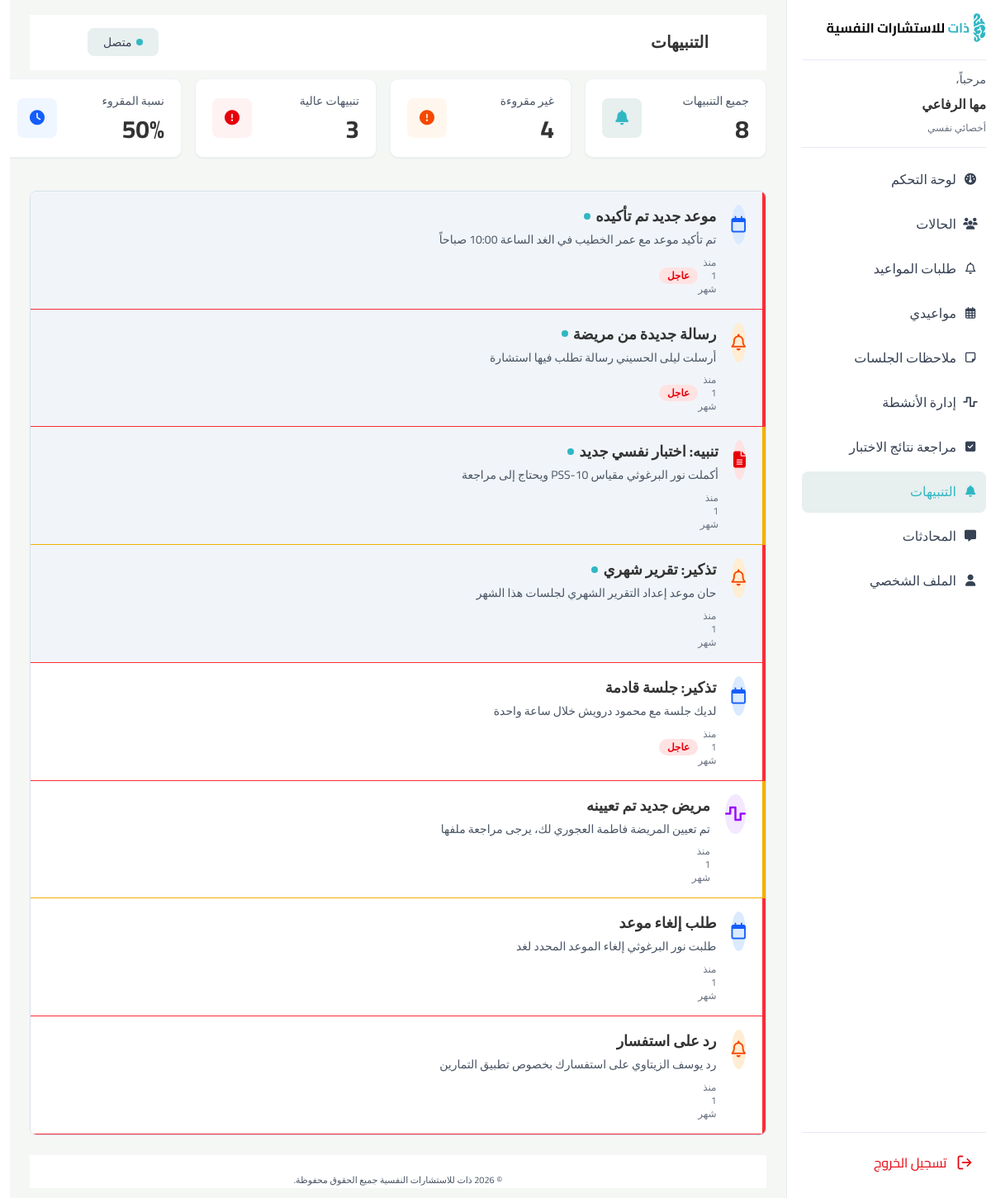
The page /TherapistPHP/therapist/bell-page/index.php (signed in) on the database its author committed.
### tables this page shows
CREATE TABLE `notifications` (
  `notification_id` int(11) NOT NULL,
  `user_id` int(11) DEFAULT NULL,
  `title` varchar(200) NOT NULL,
  `body` text NOT NULL,
  `type` enum('GENERAL','APPOINTMENT_REMINDER','MESSAGE','AD','SESSION_CONFIRMATION','ALERT','ACTIVITY_ASSIGNED','ASSESSMENT_READY','APPOINTMENT','ACTIVITY_REMINDER') NOT NULL DEFAULT 'GENERAL',
  `priority` varchar(10) NOT NULL DEFAULT 'NORMAL' CHECK (`priority` in ('LOW','NORMAL','URGENT')),
  `is_read` tinyint(1) NOT NULL DEFAULT 0,
  `created_at` datetime NOT NULL DEFAULT current_timestamp()
);

### TherapistPHP/therapist/bell-page/index.php (the view, shortened to what this page needs)
<?php
require_once __DIR__ . '/../../connection.php';
$user_id = $_SESSION['user_id'];
$stmt = $conn->prepare("
    SELECT
        COUNT(*)                                           AS total,
        SUM(CASE WHEN is_read = 0 THEN 1 ELSE 0 END)       AS unread,
        SUM(CASE WHEN priority = 'URGENT' THEN 1 ELSE 0 END) AS urgent,
        SUM(CASE WHEN is_read = 1 THEN 1 ELSE 0 END)       AS read_count
    FROM notifications
    WHERE user_id = ?
");
$stmt->bind_param("i", $user_id);
$stmt->execute();
$stats = $stmt->get_result()->fetch_assoc();
$total_n   = (int)($stats['total']      ?? 0);
$unread_n  = (int)($stats['unread']     ?? 0);
$urgent_n  = (int)($stats['urgent']     ?? 0);
$read_n    = (int)($stats['read_count'] ?? 0);
$read_pct  = $total_n > 0 ? round(($read_n / $total_n) * 100) : 0;
$stmt = $conn->prepare("
    SELECT notification_id, title, body, type, priority, is_read, created_at
    FROM notifications
    WHERE user_id = ?
    ORDER BY is_read ASC, created_at DESC
");
$stmt->bind_param("i", $user_id);
$stmt->execute();
$res = $stmt->get_result();
$notifications = [];
while ($row = $res->fetch_assoc()) {
    $notifications[] = $row;
}
$typeMeta = [
    'GENERAL'              => ['class' => 'reminder',     'icon' => 'fa-regular fa-bell'],
    'APPOINTMENT_REMINDER' => ['class' => 'appointment',  'icon' => 'fa-regular fa-calendar'],
    'SESSION_CONFIRMATION' => ['class' => 'appointment',  'icon' => 'fa-regular fa-calendar-check'],
    'ALERT'                => ['class' => 'test-alert',   'icon' => 'fa-solid fa-circle-exclamation'],
    'ACTIVITY_ASSIGNED'    => ['class' => 'new-patient',  'icon' => 'fa-solid fa-wave-square'],
    'ASSESSMENT_READY'     => ['class' => 'test-alert',   'icon' => 'fa-solid fa-file-lines'],
];
function timeAgo($datetime) {
    $now  = new DateTime();
    $past = new DateTime($datetime);
    $diff = $now->diff($past);
    if ($diff->m > 0) return 'منذ ' . $diff->m . ' شهر';
    return 'منذ قليل';
}
?>
<!DOCTYPE html>
<html lang="ar" dir="rtl">
<head>
  <link rel="stylesheet" href="https://cdnjs.cloudflare.com/ajax/libs/font-awesome/6.5.1/css/all.min.css" />
  <link rel="stylesheet" href="../thirapist.css">
  <link rel="stylesheet" href="../total.css" />
  <link rel="stylesheet" href="style.css" />
</head>
<body>
  <div class="app">
    <?php include "../layouts/sidebar.php"; ?>
    <main class="main">
      <header class="main-header">
        <h1 class="page-title">التنبيهات</h1>
        <button class="status-btn">
          <span class="status-dot"></span>
          متصل
        </button>
      </header>
      <section class="stats-row">
        <div class="stat-card">
          <div class="stat-info">
            <div class="stat-label">جميع التنبيهات</div>
            <div class="stat-value"><?= $total_n ?></div>
          </div>
          <div class="stat-icon-teal"><i class="fa-solid fa-bell"></i></div>
        </div>
        <div class="stat-card">
          <div class="stat-info">
            <div class="stat-label">غير مقروءة</div>
            <div class="stat-value"><?= $unread_n ?></div>
          </div>
          <div class="stat-icon-orange"><i class="fa-solid fa-exclamation-circle"></i></div>
        </div>
        <div class="stat-card">
          <div class="stat-info">
            <div class="stat-label">تنبيهات عالية</div>
            <div class="stat-value"><?= $urgent_n ?></div>
          </div>
          <div class="stat-icon-red"><i class="fa-solid fa-exclamation-circle"></i></div>
        </div>
        <div class="stat-card">
          <div class="stat-info">
            <div class="stat-label">نسبة المقروء</div>
            <div class="stat-value"><?= $read_pct ?>%</div>
          </div>
          <div class="stat-icon-blue"><i class="fa-solid fa-clock-four"></i></div>
        </div>
      </section>
      <section class="notifications-section" dir="rtl">
        <div class="notifications">
          <?php if (empty($notifications)): ?>
            <p class="no-notifs">لا توجد تنبيهات</p>
          <?php else: foreach ($notifications as $n):
            $meta = $typeMeta[$n['type']] ?? $typeMeta['GENERAL'];
          ?>
          <div class="notification <?= $meta['class'] ?><?= $n['is_read'] ? ' read' : '' ?>" data-id="<?= $n['notification_id'] ?>">
            <div class="notif-icon">
              <i class="<?= $meta['icon'] ?>"></i>
            </div>
            <div class="notif-content">
              <div class="notif-title-row">
                <span class="notif-title"><?= htmlspecialchars($n['title']) ?></span>
                <?php if (!$n['is_read']): ?>
                  <span class="status-dot"></span>
                <?php endif; ?>
              </div>
              <p class="notif-text"><?= nl2br(htmlspecialchars($n['body'])) ?></p>
              <div class="notif-meta">
                <span class="notif-time"><?= timeAgo($n['created_at']) ?></span>
                <?php if ($n['priority'] === 'URGENT'): ?>
                  <span class="badge badge-urgent">عاجل</span>
                <?php endif; ?>
              </div>
            </div>
          </div>
          <?php endforeach; endif; ?>
        </div>
      </section>
      <?php include "../layouts/footer.php"; ?>
    </main>
  </div>
</body>
</html>

### TherapistPHP/therapist/thirapist.css (style rules this page uses)
.app { display: flex; min-height: 100vh; }
.main { flex: 1; padding: 18px 24px 12px; display: flex; flex-direction: column; width: auto; height: auto; min-width: 0; background-color: #F5F7F5; }
.main-header { display: flex; align-items: center; justify-content: space-between; margin-bottom: 14px; padding: 20px 15px ; background-color:#FFFFFF ; }
.page-title { margin: 0; font-size: 20px; font-weight: 700; color: #333333; text-align: right; vertical-align: middle; line-height: 28px; }
.status-btn { display: inline-flex; align-items: center; gap: 6px; padding: 6px 18px; border-radius: 8px; border: 1px solid#E7EFEF; background:#E7EFEF; color:#364153; font-size: 14px; font-weight: 400; line-height: 20px; }
.status-dot { width: 8px; height: 8px; border-radius: 50%; background: #00C950; }

### TherapistPHP/therapist/total.css (style rules this page uses)
*, *::before, *::after { box-sizing: border-box; margin: 0; padding: 0; }
body { margin: 0; font-family: 'Cairo', system-ui, -apple-system, BlinkMacSystemFont, 'Segoe UI', sans-serif; direction: rtl; background-color: #ffffff; color:#4A5565; }
.main-header { background-color: #ffffff; border-bottom: 1px solid #ffffff; height: 67px; width: 1512; padding: 0 70px; display: flex; align-items: center; justify-content: space-between; margin-bottom: 10px; }

### rows shown on the page
notifications: title "موعد جديد تم تأكيده", is_read 0 (drawn), body "تم تأكيد موعد مع عمر الخطيب في الغد الساعة 10:00 صباحاً", created_at "منذ 1 شهر", priority "عاجل"
notifications: title "رسالة جديدة من مريضة", is_read 0 (drawn), body "أرسلت ليلى الحسيني رسالة تطلب فيها استشارة", created_at "منذ 1 شهر", priority "عاجل"
notifications: title "تنبيه: اختبار نفسي جديد", is_read 0 (drawn), body "أكملت نور البرغوثي مقياس PSS-10 ويحتاج إلى مراجعة", created_at "منذ 1 شهر"
notifications: title "تذكير: تقرير شهري", is_read 0 (drawn), body "حان موعد إعداد التقرير الشهري لجلسات هذا الشهر", created_at "منذ 1 شهر"
notifications: title "تذكير: جلسة قادمة", body "لديك جلسة مع محمود درويش خلال ساعة واحدة", created_at "منذ 1 شهر", priority "عاجل"
notifications: title "مريض جديد تم تعيينه", body "تم تعيين المريضة فاطمة العجوري لك، يرجى مراجعة ملفها", created_at "منذ 1 شهر"
notifications: title "طلب إلغاء موعد", body "طلبت نور البرغوثي إلغاء الموعد المحدد لغد", created_at "منذ 1 شهر"
notifications: title "رد على استفسار", body "رد يوسف الزيتاوي على استفسارك بخصوص تطبيق التمارين", created_at "منذ 1 شهر"

### other values the page prints
$_SESSION['user_name'] "مها الرفاعي"
$total_n "8"
$unread_n "4"
$urgent_n "3"
$read_pct "50"
